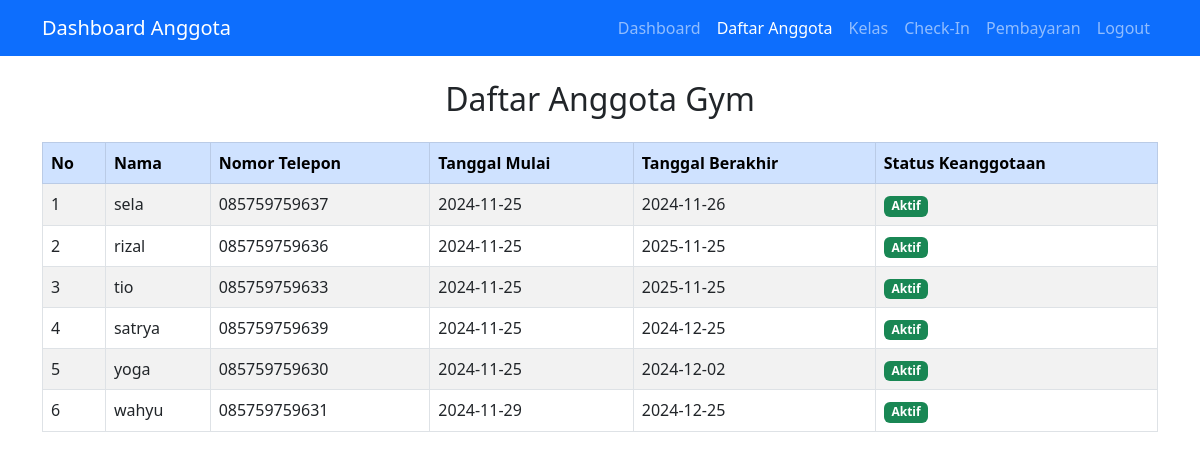
/anggota/daftar_anggota.php (signed in), run on the app's committed database.
### tables this page shows
CREATE TABLE `anggota` (
  `id` int(11) NOT NULL,
  `nama` varchar(100) NOT NULL,
  `nomor_telepon` varchar(15) NOT NULL,
  `tanggal_mulai` date NOT NULL,
  `tanggal_berakhir` date NOT NULL,
  `status_keanggotaan` enum('Aktif','Tidak Aktif') DEFAULT 'Tidak Aktif',
  `created_at` timestamp NOT NULL DEFAULT current_timestamp()
);

### anggota/daftar_anggota.php (the view, shortened to what this page needs)
<?php
include '../config/koneksi.php';
$query = "SELECT * FROM anggota ORDER BY id DESC";
$result = $conn->query($query);
?>
<!DOCTYPE html>
<html lang="en">
<head>
    <link href="https://cdn.jsdelivr.net/npm/bootstrap@5.3.0/dist/css/bootstrap.min.css" rel="stylesheet">
</head>
<body>
    <nav class="navbar navbar-expand-lg navbar-dark bg-primary">
        <div class="container">
            <a class="navbar-brand" href="anggota_dashboard.php">Dashboard Anggota</a>
            <div class="collapse navbar-collapse" id="navbarNav">
                <ul class="navbar-nav ms-auto">
                    <li class="nav-item"><a class="nav-link" href="anggota_dashboard.php">Dashboard</a></li>
                    <li class="nav-item"><a class="nav-link active" href="daftar_anggota.php">Daftar Anggota</a></li>
                    <li class="nav-item"><a class="nav-link" href="kelas.php">Kelas</a></li>
                    <li class="nav-item"><a class="nav-link" href="check_in.php">Check-In</a></li>
                    <li class="nav-item"><a class="nav-link" href="pembayaran.php">Pembayaran</a></li>
                    <li class="nav-item"><a class="nav-link" href="logout.php">Logout</a></li>
                </ul>
            </div>
        </div>
    </nav>
    <main class="container my-4">
        <h2 class="text-center">Daftar Anggota Gym</h2>
        <div class="table-responsive mt-4">
            <table class="table table-striped table-bordered">
                <thead class="table-primary">
                    <tr>
                        <th>No</th>
                        <th>Nama</th>
                        <th>Nomor Telepon</th>
                        <th>Tanggal Mulai</th>
                        <th>Tanggal Berakhir</th>
                        <th>Status Keanggotaan</th>
                    </tr>
                </thead>
                <tbody>
                    <?php if ($result->num_rows > 0): ?>
                        <?php $no = 1; ?>
                        <?php while ($row = $result->fetch_assoc()): ?>
                            <tr>
                                <td><?php echo $no++; ?></td>
                                <td><?php echo htmlspecialchars($row['nama']); ?></td>
                                <td><?php echo htmlspecialchars($row['nomor_telepon']); ?></td>
                                <td><?php echo htmlspecialchars($row['tanggal_mulai']); ?></td>
                                <td><?php echo htmlspecialchars($row['tanggal_berakhir']); ?></td>
                                <td>
                                    <span class="badge <?php echo ($row['status_keanggotaan'] === 'Aktif') ? 'bg-success' : 'bg-danger'; ?>">
                                        <?php echo htmlspecialchars($row['status_keanggotaan']); ?>
                                    </span>
                                </td>
                            </tr>
                        <?php endwhile; ?>
                    <?php else: ?>
                        <tr>
                            <td colspan="6" class="text-center">Belum ada anggota yang terdaftar.</td>
                        </tr>
                    <?php endif; ?>
                </tbody>
            </table>
        </div>
    </main>
</body>
</html>

### data on the page
anggota: nama "sela", nomor_telepon "085759759637", tanggal_mulai "2024-11-25", tanggal_berakhir "2024-11-26", status_keanggotaan "Aktif"
anggota: nama "rizal", nomor_telepon "085759759636", tanggal_mulai "2024-11-25", tanggal_berakhir "2025-11-25", status_keanggotaan "Aktif"
anggota: nama "tio", nomor_telepon "085759759633", tanggal_mulai "2024-11-25", tanggal_berakhir "2025-11-25", status_keanggotaan "Aktif"
anggota: nama "satrya", nomor_telepon "085759759639", tanggal_mulai "2024-11-25", tanggal_berakhir "2024-12-25", status_keanggotaan "Aktif"
anggota: nama "yoga", nomor_telepon "085759759630", tanggal_mulai "2024-11-25", tanggal_berakhir "2024-12-02", status_keanggotaan "Aktif"
anggota: nama "wahyu", nomor_telepon "085759759631", tanggal_mulai "2024-11-29", tanggal_berakhir "2024-12-25", status_keanggotaan "Aktif"
